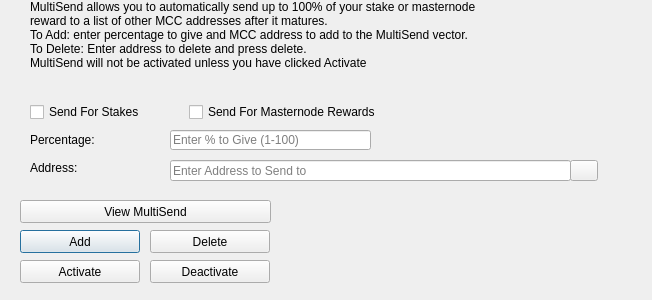
<?xml version="1.0" encoding="UTF-8"?>
<ui version="4.0">
 <class>MultiSendDialog</class>
 <widget class="QDialog" name="MultiSendDialog">
  <property name="windowModality">
   <enum>Qt::NonModal</enum>
  </property>
  <property name="geometry">
   <rect>
    <x>0</x>
    <y>0</y>
    <width>652</width>
    <height>300</height>
   </rect>
  </property>
  <property name="windowTitle">
   <string>MultiSend</string>
  </property>
  <widget class="QLineEdit" name="multiSendPercentEdit">
   <property name="geometry">
    <rect>
     <x>170</x>
     <y>130</y>
     <width>201</width>
     <height>20</height>
    </rect>
   </property>
   <property name="toolTip">
    <string>Enter whole numbers 1 - 100</string>
   </property>
   <property name="placeholderText">
    <string>Enter % to Give (1-100)</string>
   </property>
  </widget>
  <widget class="QLineEdit" name="multiSendAddressEdit">
   <property name="geometry">
    <rect>
     <x>170</x>
     <y>160</y>
     <width>401</width>
     <height>21</height>
    </rect>
   </property>
   <property name="toolTip">
    <string/>
   </property>
   <property name="placeholderText">
    <string>Enter Address to Send to</string>
   </property>
  </widget>
  <widget class="QLabel" name="label_2">
   <property name="geometry">
    <rect>
     <x>30</x>
     <y>0</y>
     <width>451</width>
     <height>121</height>
    </rect>
   </property>
   <property name="lineWidth">
    <number>1</number>
   </property>
   <property name="text">
    <string>MultiSend allows you to automatically send up to 100% of your stake or masternode reward to a list of other MCC addresses after it matures.
To Add: enter percentage to give and MCC address to add to the MultiSend vector.
To Delete: Enter address to delete and press delete.
MultiSend will not be activated unless you have clicked Activate</string>
   </property>
   <property name="alignment">
    <set>Qt::AlignLeading|Qt::AlignLeft|Qt::AlignTop</set>
   </property>
   <property name="wordWrap">
    <bool>true</bool>
   </property>
  </widget>
  <widget class="QLabel" name="message">
   <property name="geometry">
    <rect>
     <x>290</x>
     <y>200</y>
     <width>351</width>
     <height>91</height>
    </rect>
   </property>
   <property name="text">
    <string/>
   </property>
  </widget>
  <widget class="QPushButton" name="addButton">
   <property name="geometry">
    <rect>
     <x>20</x>
     <y>230</y>
     <width>120</width>
     <height>23</height>
    </rect>
   </property>
   <property name="toolTip">
    <string/>
   </property>
   <property name="statusTip">
    <string>Add to MultiSend Vector</string>
   </property>
   <property name="text">
    <string>Add</string>
   </property>
  </widget>
  <widget class="QPushButton" name="disableButton">
   <property name="geometry">
    <rect>
     <x>150</x>
     <y>260</y>
     <width>120</width>
     <height>23</height>
    </rect>
   </property>
   <property name="statusTip">
    <string>Deactivate MultiSend</string>
   </property>
   <property name="text">
    <string>Deactivate</string>
   </property>
  </widget>
  <widget class="QPushButton" name="addressBookButton">
   <property name="geometry">
    <rect>
     <x>570</x>
     <y>160</y>
     <width>28</width>
     <height>21</height>
    </rect>
   </property>
   <property name="toolTip">
    <string>Choose an address from the address book</string>
   </property>
   <property name="text">
    <string/>
   </property>
   <property name="icon">
    <iconset resource="../mcc.qrc">
     <normaloff>:/icons/address-book</normaloff>:/icons/address-book</iconset>
   </property>
   <property name="shortcut">
    <string>Alt+A</string>
   </property>
   <property name="autoDefault">
    <bool>false</bool>
   </property>
  </widget>
  <widget class="QLabel" name="label">
   <property name="geometry">
    <rect>
     <x>30</x>
     <y>130</y>
     <width>121</width>
     <height>20</height>
    </rect>
   </property>
   <property name="toolTip">
    <string>Percentage of stake to send</string>
   </property>
   <property name="text">
    <string>Percentage:</string>
   </property>
  </widget>
  <widget class="QLabel" name="label_5">
   <property name="geometry">
    <rect>
     <x>30</x>
     <y>160</y>
     <width>111</width>
     <height>16</height>
    </rect>
   </property>
   <property name="toolTip">
    <string>Address to send portion of stake to</string>
   </property>
   <property name="text">
    <string>Address:</string>
   </property>
  </widget>
  <widget class="QPushButton" name="deleteButton">
   <property name="geometry">
    <rect>
     <x>150</x>
     <y>230</y>
     <width>120</width>
     <height>23</height>
    </rect>
   </property>
   <property name="toolTip">
    <string/>
   </property>
   <property name="statusTip">
    <string>Delete Address From MultiSend Vector</string>
   </property>
   <property name="text">
    <string>Delete</string>
   </property>
  </widget>
  <widget class="QPushButton" name="activateButton">
   <property name="geometry">
    <rect>
     <x>20</x>
     <y>260</y>
     <width>120</width>
     <height>23</height>
    </rect>
   </property>
   <property name="statusTip">
    <string>Activate MultiSend</string>
   </property>
   <property name="text">
    <string>Activate</string>
   </property>
  </widget>
  <widget class="QPushButton" name="viewButton">
   <property name="geometry">
    <rect>
     <x>20</x>
     <y>200</y>
     <width>251</width>
     <height>23</height>
    </rect>
   </property>
   <property name="toolTip">
    <string/>
   </property>
   <property name="statusTip">
    <string>View MultiSend Vector</string>
   </property>
   <property name="text">
    <string>View MultiSend</string>
   </property>
  </widget>
  <widget class="QWidget" name="horizontalLayoutWidget">
   <property name="geometry">
    <rect>
     <x>30</x>
     <y>100</y>
     <width>351</width>
     <height>24</height>
    </rect>
   </property>
   <layout class="QHBoxLayout" name="horizontalLayout">
    <item>
     <widget class="QCheckBox" name="multiSendStakeCheckBox">
      <property name="text">
       <string>Send For Stakes</string>
      </property>
     </widget>
    </item>
    <item>
     <widget class="QCheckBox" name="multiSendMasternodeCheckBox">
      <property name="text">
       <string>Send For Masternode Rewards</string>
      </property>
     </widget>
    </item>
   </layout>
  </widget>
 </widget>
 <resources>
  <include location="../mcc.qrc"/>
 </resources>
 <connections/>
</ui>
